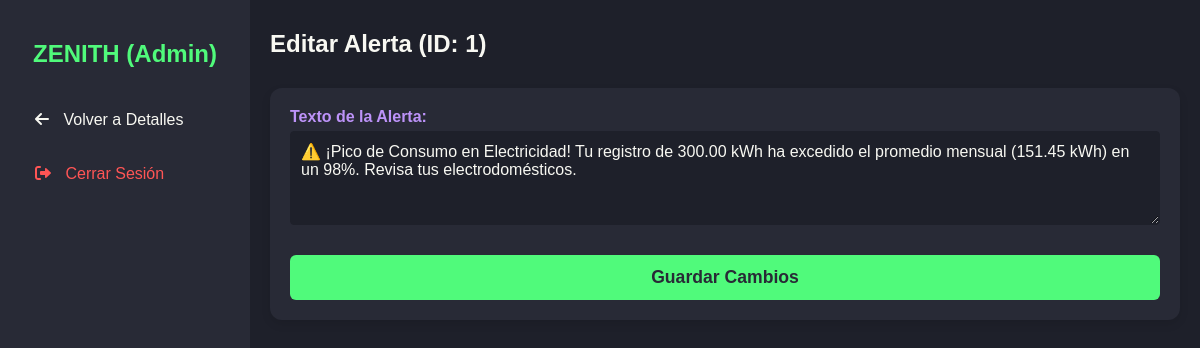
/admin/edit_alerta/1 (signed in), run on the app's committed database.
### models.py (models this page shows, shortened)
class Alerta(db.Model):
    __tablename__ = 'alerta'
    id_alerta = db.Column(db.Integer, primary_key=True)
    texto_alerta = db.Column(db.String(500), nullable=False)
    fecha_creacion = db.Column(db.Date, default=datetime.utcnow)
    fk_id_usuario = db.Column(db.Integer, db.ForeignKey('usuario.id_usuario'), nullable=False)
    fk_id_tipo_servicio = db.Column(db.Integer, db.ForeignKey('tipo__servicio.id_tipo_servicio'), nullable=True)

### app.py (the view, shortened to what this page needs)
@app.route('/admin/edit_alerta/<int:alerta_id>', methods=['GET', 'POST'])
@admin_required
def admin_edit_alerta(alerta_id):
    alerta = Alerta.query.get_or_404(alerta_id)
    user_id = alerta.fk_id_usuario
    return render_template('admin_edit_alerta.html', alerta=alerta)

### app.py (called while the page is built)
def admin_required(f):
    @wraps(f)
    def decorated_function(*args, **kwargs):
        if 'user_id' not in session or not session.get('is_admin'):
            flash('Debes ser administrador para acceder a esta página.', 'danger')
            return redirect(url_for('inicio'))
        return f(*args, **kwargs)
    return decorated_function

### templates/admin_edit_alerta.html (shortened to what this page needs)
<!DOCTYPE html>
<html lang="es" id="html">
<head>
    <link rel="stylesheet" href="{{ url_for('static', filename='styles.css') }}">
    <link rel="stylesheet" href="{{ url_for('static', filename='admin_styles.css') }}">
    <link rel="stylesheet" href="https://cdnjs.cloudflare.com/ajax/libs/font-awesome/6.0.0-beta3/css/all.min.css">
</head>
<body>
    <div class="app-container">
        <aside class="sidebar">
            <h1 class="logo">ZENITH (Admin)</h1>
            <nav class="menu">
                 <ul>
                    <li><a href="{{ url_for('admin_view_user', user_id=alerta.fk_id_usuario) }}"><i class="fas fa-arrow-left"></i> Volver a Detalles</a></li>
                    <li><a href="{{ url_for('logout') }}" style="color: var(--danger-color);"><i class="fas fa-sign-out-alt"></i> Cerrar Sesión</a></li>
                </ul>
            </nav>
        </aside>
        <main class="main-content">
            <header class="header">
                <h2>Editar Alerta (ID: {{ alerta.id_alerta }})</h2>
            </header>
            <div class="card">
                 <form method="POST" class="input-form-container" style="grid-template-columns: 1fr;"> <div class="input-group">
                        <label for="texto_alerta">Texto de la Alerta:</label>
                        <textarea id="texto_alerta" name="texto_alerta" rows="4" required>{{ alerta.texto_alerta }}</textarea>
                    </div>
                     <button type="submit" class="main-btn" style="grid-column: span 1;">Guardar Cambios</button>
                </form>
            </div>
        </main>
    </div>
</body>
</html>

### static/styles.css (style rules this page uses)
:root { --bg-color: #1e202a; --card-bg: #282a36; --text-color: #f8f8f2; --primary-color: #50fa7b; --secondary-color: #50fa7b; --accent-color: #8be9fd; --danger-color: #ff5555; --link-color: #bd93f9; }
* { box-sizing: border-box; }
body { font-family: 'Poppins', sans-serif; margin: 0; padding: 0; background-color: var(--bg-color); color: var(--text-color); overflow-x: hidden; }
.app-container { display: flex; min-height: 100vh; width: 100%; overflow-x: hidden; }
.sidebar { width: 250px; flex-shrink: 0; background-color: var(--card-bg); color: var(--text-color); padding: 20px; height: 100vh; position: sticky; top: 0; overflow-y: auto; z-index: 100; transition: width 0.3s ease; }
.main-content { flex-grow: 1; padding: 20px; background-color: var(--bg-color); min-width: 0; overflow-x: hidden; }
.logo { color: var(--primary-color); text-align: center; margin-bottom: 30px; font-weight: 600; }
.menu ul { list-style: none; padding: 0; margin: 0; }
.menu li { margin-bottom: 10px; padding: 8px 10px; border-radius: 6px; transition: background-color 0.2s; }
.menu a { color: var(--text-color); text-decoration: none; display: block; padding: 5px; }
.menu a i { margin-right: 10px; }
.header { display: flex; justify-content: space-between; align-items: center; margin-bottom: 20px; padding: 10px 0; }
.header h2 { color: var(--text-color); font-weight: 600; margin: 0; }
.card { background-color: var(--card-bg); padding: 20px; border-radius: 12px; box-shadow: 0 4px 10px rgba(0, 0, 0, 0.1); transition: transform 0.2s; }
.input-form-container { display: grid; grid-template-columns: 1fr 1fr; gap: 15px; }
.input-group { margin-bottom: 15px; display: flex; flex-direction: column; }
.input-group label { font-weight: 600; color: var(--link-color); margin-bottom: 5px; }
.input-group input, .input-group select, .input-group textarea { padding: 10px; border: 1px solid var(--bg-color); border-radius: 4px; font-size: 1em; background-color: var(--bg-color); color: var(--text-color); font-family: 'Poppins', sans-serif; }
.main-btn { grid-column: span 2; padding: 12px 20px; font-size: 1.1em; font-weight: bold; border: none; border-radius: 6px; cursor: pointer; transition: background-color 0.3s, transform 0.1s; background-color: var(--primary-color); color: var(--card-bg); }

### static/admin_styles.css (style rules this page uses)
body { background-color: var(--bg-color); color: var(--text-color); }

### data on the page
Alerta: id_alerta "1", texto_alerta "⚠️ ¡Pico de Consumo en Electricidad! Tu registro de 300.00 kWh ha excedido el promedio mensual (151.45 kWh) en un 98%. Revisa tus electrodomésticos."
